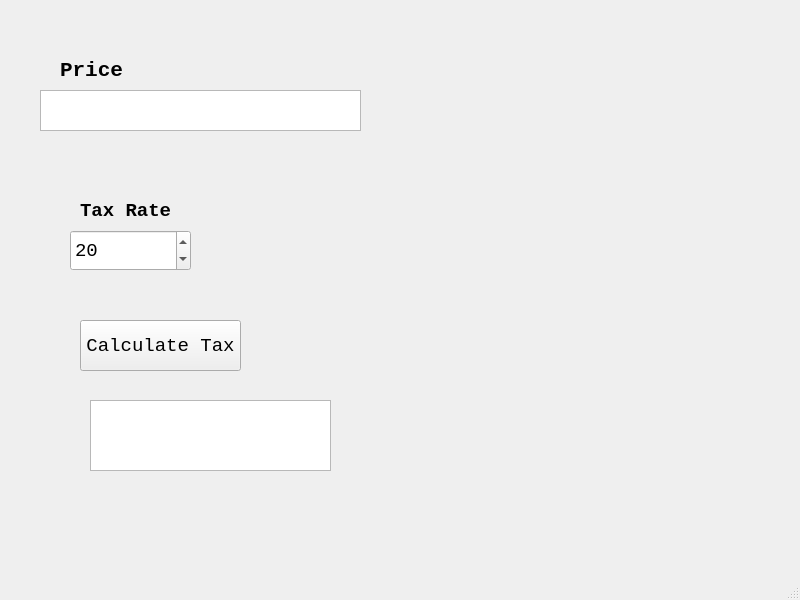
<?xml version="1.0" encoding="UTF-8"?>
<ui version="4.0">
 <class>MainWindow</class>
 <widget class="QMainWindow" name="MainWindow">
  <property name="geometry">
   <rect>
    <x>0</x>
    <y>0</y>
    <width>800</width>
    <height>600</height>
   </rect>
  </property>
  <property name="windowTitle">
   <string>MainWindow</string>
  </property>
  <widget class="QWidget" name="centralwidget">
   <widget class="QTextEdit" name="price_box">
    <property name="geometry">
     <rect>
      <x>40</x>
      <y>90</y>
      <width>321</width>
      <height>41</height>
     </rect>
    </property>
   </widget>
   <widget class="QLabel" name="label">
    <property name="geometry">
     <rect>
      <x>60</x>
      <y>60</y>
      <width>71</width>
      <height>21</height>
     </rect>
    </property>
    <property name="font">
     <font>
      <family>Consolas</family>
      <pointsize>16</pointsize>
      <weight>75</weight>
      <bold>true</bold>
     </font>
    </property>
    <property name="text">
     <string>Price</string>
    </property>
   </widget>
   <widget class="QSpinBox" name="tax_rate">
    <property name="geometry">
     <rect>
      <x>70</x>
      <y>230</y>
      <width>121</width>
      <height>41</height>
     </rect>
    </property>
    <property name="font">
     <font>
      <family>Consolas</family>
      <pointsize>14</pointsize>
     </font>
    </property>
    <property name="value">
     <number>20</number>
    </property>
   </widget>
   <widget class="QLabel" name="label_2">
    <property name="geometry">
     <rect>
      <x>80</x>
      <y>200</y>
      <width>91</width>
      <height>21</height>
     </rect>
    </property>
    <property name="font">
     <font>
      <family>Consolas</family>
      <pointsize>14</pointsize>
      <weight>75</weight>
      <bold>true</bold>
     </font>
    </property>
    <property name="toolTipDuration">
     <number>2</number>
    </property>
    <property name="text">
     <string>Tax Rate</string>
    </property>
   </widget>
   <widget class="QPushButton" name="calc_tax_button">
    <property name="geometry">
     <rect>
      <x>80</x>
      <y>320</y>
      <width>161</width>
      <height>51</height>
     </rect>
    </property>
    <property name="font">
     <font>
      <family>Consolas</family>
      <pointsize>14</pointsize>
     </font>
    </property>
    <property name="text">
     <string>Calculate Tax</string>
    </property>
   </widget>
   <widget class="QTextEdit" name="results_window">
    <property name="geometry">
     <rect>
      <x>90</x>
      <y>400</y>
      <width>241</width>
      <height>71</height>
     </rect>
    </property>
    <property name="font">
     <font>
      <family>Consolas</family>
      <pointsize>14</pointsize>
     </font>
    </property>
   </widget>
  </widget>
  <widget class="QMenuBar" name="menubar">
   <property name="geometry">
    <rect>
     <x>0</x>
     <y>0</y>
     <width>800</width>
     <height>23</height>
    </rect>
   </property>
  </widget>
  <widget class="QStatusBar" name="statusbar"/>
 </widget>
 <resources/>
 <connections>
  <connection>
   <sender>calc_tax_button</sender>
   <signal>clicked()</signal>
   <receiver>MainWindow</receiver>
   <slot>btn_click()</slot>
   <hints>
    <hint type="sourcelabel">
     <x>185</x>
     <y>374</y>
    </hint>
    <hint type="destinationlabel">
     <x>341</x>
     <y>374</y>
    </hint>
   </hints>
  </connection>
 </connections>
 <slots>
  <slot>btn_click()</slot>
 </slots>
</ui>
